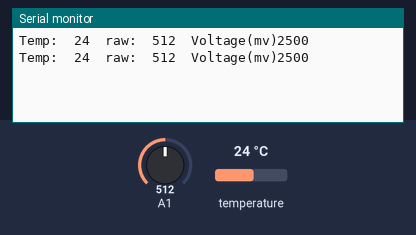
Bench run of a sketch on a simulated Arduino Uno, built with avr-gcc and run on an emulated ATmega328P. Shown: the last lines printed to the serial monitor. Inputs (shaded band) come from the test bench; at power-on: temperature 24 °C, A1 = 512.

Above: at 3.3 s.
3.4 s: temperature set to 12 °C
At 4.8 s:
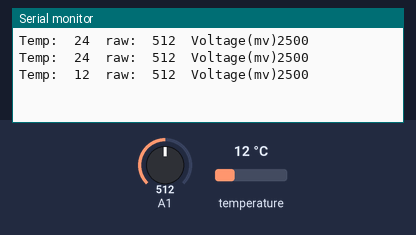
5.9 s: A1 set to 716
At 7.3 s:
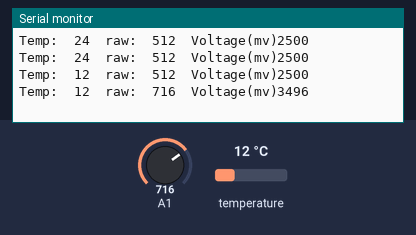
8.4 s: temperature set to 19 °C
At 10.6 s:
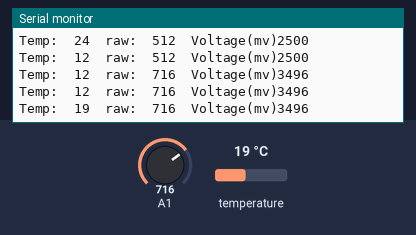
10.9 s: A1 set to 900
At 12.4 s:
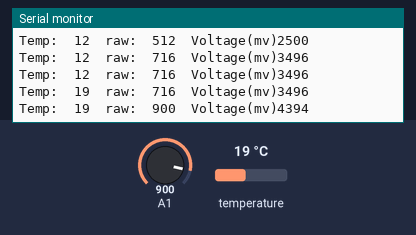
Timing chart, 0 to 13.9 s (numbered marks = the images above; inputs shaded):
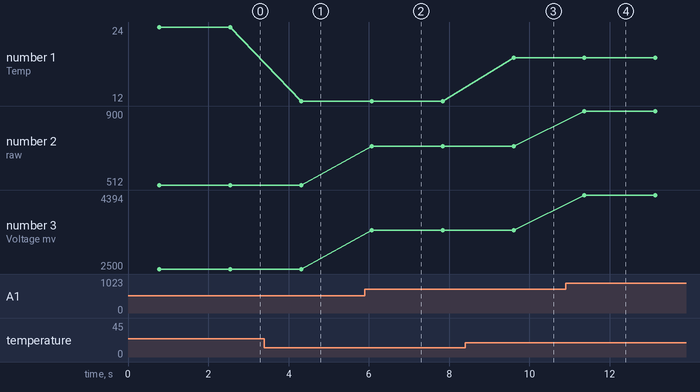

The sketch:

Calibration.ino
```cpp
#include <Arduino.h>

#include <OneWire.h>
#include <DallasTemperature.h>

#define VREF    5000 //若ADC参考电压不为5V，请根据实际情况修改VREF
#define ADC_RES 1024 //若ADC分辨率不为1024，请根据实际情况修改ADC_RES
#define DQ_Pin 2    // 溫度感測器Pin

OneWire oneWire(DQ_Pin);
DallasTemperature sensors(&oneWire);

uint32_t raw;

void setup()
{
    Serial.begin(115200);
    sensors.begin();
}

void loop()
{

    sensors.requestTemperatures();
    uint8_t Temperaturet = (uint8_t)sensors.getTempCByIndex(0);
    raw=analogRead(A1);
    Serial.println("Temp:\t"+String(Temperaturet)+"\traw:\t"+String(raw)+"\tVoltage(mv)"+String(raw*VREF/ADC_RES));
    delay(1000);
}
```

Measured:
- after the input at 3.4 s, the serial monitor: prints a new line after 0.91 s (image 1)
- after the input at 5.9 s, the serial monitor: prints a new line after 0.18 s (image 2)
- after the input at 8.4 s, the serial monitor: prints a new line after 1.2 s (image 3)
- after the input at 10.9 s, the serial monitor: prints a new line after 0.47 s (image 4)
- plotted number 1: 24 → 12 after the input at 3.4 s, 12 → 19 after the input at 8.4 s
- plotted number 2: 512 → 716 after the input at 5.9 s, 716 → 900 after the input at 10.9 s
- plotted number 3: 2500 → 3496 after the input at 5.9 s, 3496 → 4394 after the input at 10.9 s
